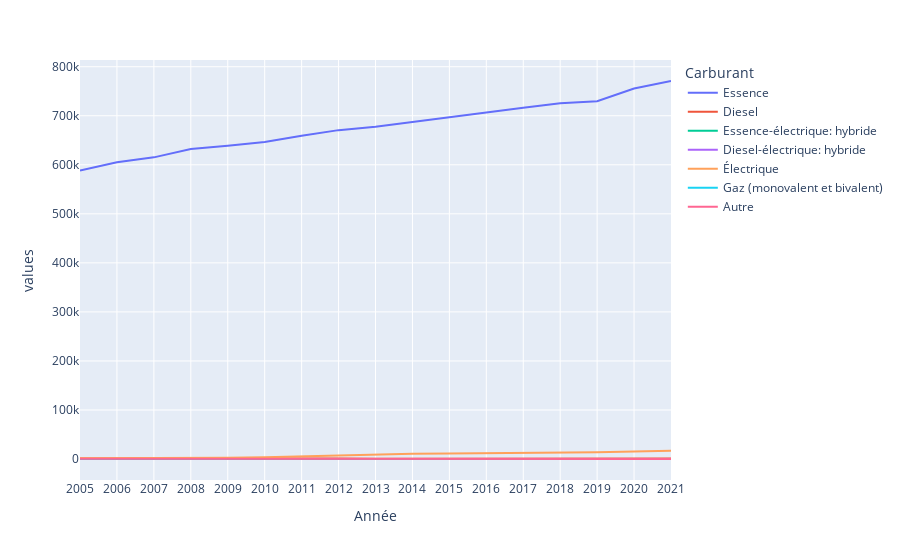

The cell this chart's notebook holds for it:
### Code cell
import plotly.express as px

fig = px.line(df, x="Année", y="values", color='Carburant')
fig.show()
df2 = px.data.gapminder().query("continent=='Oceania'")

### Figure 1 — Plotly figure (JSON) as saved in the notebook; plotly's stock layout.template omitted (floating-point values rounded to 4 significant figures)
{"data": [{"hovertemplate": "Carburant=Essence<br>Année=%{x}<br>values=%{y}<extra></extra>", "legendgroup": "Essence", "line": {"color": "#636efa", "dash": "solid"}, "marker": {"symbol": "circle"}, "mode": "lines", "name": "Essence", "orientation": "v", "showlegend": true, "type": "scatter", "x": ["2005", "2006", "2007", "2008", "2009", "2010", "2011", "2012", "2013", "2014", "2015", "2016", "2017", "2018", "2019", "2020", "2021"], "xaxis": "x", "y": [588376, 605189, 615196, 632082, 638966, 646481, 659298, 670718, 677582, 687524, 697612, 707703, 716194, 725731, 729843, 755597, 770926], "yaxis": "y"}, {"hovertemplate": "Carburant=Diesel<br>Année=%{x}<br>values=%{y}<extra></extra>", "legendgroup": "Diesel", "line": {"color": "#EF553B", "dash": "solid"}, "marker": {"symbol": "circle"}, "mode": "lines", "name": "Diesel", "orientation": "v", "showlegend": true, "type": "scatter", "x": ["2005", "2006", "2007", "2008", "2009", "2010", "2011", "2012", "2013", "2014", "2015", "2016", "2017", "2018", "2019", "2020", "2021"], "xaxis": "x", "y": [1139, 1274, 1614, 1154, 1112, 1084, 1064, 1021, 728, 864, 837, 797, 782, 760, 755, 791, 788], "yaxis": "y"}, {"hovertemplate": "Carburant=Essence-électrique: hybride<br>Année=%{x}<br>values=%{y}<extra></extra>", "legendgroup": "Essence-électrique: hybride", "line": {"color": "#00cc96", "dash": "solid"}, "marker": {"symbol": "circle"}, "mode": "lines", "name": "Essence-électrique: hybride", "orientation": "v", "showlegend": true, "type": "scatter", "x": ["2005", "2006", "2007", "2008", "2009", "2010", "2011", "2012", "2013", "2014", "2015", "2016", "2017", "2018", "2019", "2020", "2021"], "xaxis": "x", "y": [51, 1, 9, 23, 25, 54, 64, 67, 74, 79, 73, 75, 72, 70, 69, 64, 60], "yaxis": "y"}, {"hovertemplate": "Carburant=Diesel-électrique: hybride<br>Année=%{x}<br>values=%{y}<extra></extra>", "legendgroup": "Diesel-électrique: hybride", "line": {"color": "#ab63fa", "dash": "solid"}, "marker": {"symbol": "circle"}, "mode": "lines", "name": "Diesel-électrique: hybride", "orientation": "v", "showlegend": true, "type": "scatter", "x": ["2005", "2006", "2007", "2008", "2009", "2010", "2011", "2012", "2013", "2014", "2015", "2016", "2017", "2018", "2019", "2020", "2021"], "xaxis": "x", "y": [0, 0, 0, 2, 2, 2, 2, 5, 5, 5, 4, 3, 4, 4, 5, 5, 5], "yaxis": "y"}, {"hovertemplate": "Carburant=Électrique<br>Année=%{x}<br>values=%{y}<extra></extra>", "legendgroup": "Électrique", "line": {"color": "#FFA15A", "dash": "solid"}, "marker": {"symbol": "circle"}, "mode": "lines", "name": "Électrique", "orientation": "v", "showlegend": true, "type": "scatter", "x": ["2005", "2006", "2007", "2008", "2009", "2010", "2011", "2012", "2013", "2014", "2015", "2016", "2017", "2018", "2019", "2020", "2021"], "xaxis": "x", "y": [1736, 1729, 1742, 2047, 2585, 3493, 5366, 7930, 9523, 10675, 11424, 11732, 12026, 12712, 13807, 15065, 16955], "yaxis": "y"}, {"hovertemplate": "Carburant=Gaz (monovalent et bivalent)<br>Année=%{x}<br>values=%{y}<extra></extra>", "legendgroup": "Gaz (monovalent et bivalent)", "line": {"color": "#19d3f3", "dash": "solid"}, "marker": {"symbol": "circle"}, "mode": "lines", "name": "Gaz (monovalent et bivalent)", "orientation": "v", "showlegend": true, "type": "scatter", "x": ["2005", "2006", "2007", "2008", "2009", "2010", "2011", "2012", "2013", "2014", "2015", "2016", "2017", "2018", "2019", "2020", "2021"], "xaxis": "x", "y": [11, 9, 5, 2, 1, 2, 4, 6, 7, 10, 9, 10, 11, 13, 12, 14, 14], "yaxis": "y"}, {"hovertemplate": "Carburant=Autre<br>Année=%{x}<br>values=%{y}<extra></extra>", "legendgroup": "Autre", "line": {"color": "#FF6692", "dash": "solid"}, "marker": {"symbol": "circle"}, "mode": "lines", "name": "Autre", "orientation": "v", "showlegend": true, "type": "scatter", "x": ["2005", "2006", "2007", "2008", "2009", "2010", "2011", "2012", "2013", "2014", "2015", "2016", "2017", "2018", "2019", "2020", "2021"], "xaxis": "x", "y": [552, 458, 600, 1230, 86, 86, 72, 75, 71, 62, 63, 61, 60, 54, 51, 50, 52], "yaxis": "y"}], "layout": {"legend": {"title": {"text": "Carburant"}, "tracegroupgap": 0}, "margin": {"t": 60}, "xaxis": {"anchor": "y", "domain": [0, 1], "title": {"text": "Année"}}, "yaxis": {"anchor": "x", "domain": [0, 1], "title": {"text": "values"}}}}
